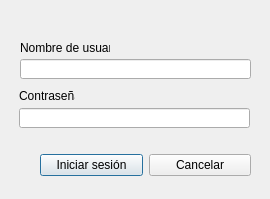
<?xml version="1.0" encoding="UTF-8"?>
<ui version="4.0">
 <class>Dialog</class>
 <widget class="QDialog" name="Dialog">
  <property name="geometry">
   <rect>
    <x>0</x>
    <y>0</y>
    <width>270</width>
    <height>199</height>
   </rect>
  </property>
  <property name="windowTitle">
   <string>DRH :: Login</string>
  </property>
  <widget class="QLabel" name="label_2">
   <property name="geometry">
    <rect>
     <x>19</x>
     <y>88</y>
     <width>56</width>
     <height>16</height>
    </rect>
   </property>
   <property name="text">
    <string>Contraseña</string>
   </property>
  </widget>
  <widget class="QLabel" name="label">
   <property name="geometry">
    <rect>
     <x>20</x>
     <y>40</y>
     <width>90</width>
     <height>16</height>
    </rect>
   </property>
   <property name="text">
    <string>Nombre de usuario</string>
   </property>
  </widget>
  <widget class="QLineEdit" name="txt_username">
   <property name="geometry">
    <rect>
     <x>20</x>
     <y>59</y>
     <width>231</width>
     <height>20</height>
    </rect>
   </property>
  </widget>
  <widget class="QLineEdit" name="txt_password">
   <property name="geometry">
    <rect>
     <x>19</x>
     <y>108</y>
     <width>231</width>
     <height>20</height>
    </rect>
   </property>
   <property name="echoMode">
    <enum>QLineEdit::Password</enum>
   </property>
  </widget>
  <widget class="QWidget" name="layoutWidget">
   <property name="geometry">
    <rect>
     <x>40</x>
     <y>150</y>
     <width>211</width>
     <height>31</height>
    </rect>
   </property>
   <layout class="QHBoxLayout" name="horizontalLayout">
    <item>
     <widget class="QPushButton" name="btn_iniciar_sesion">
      <property name="text">
       <string>Iniciar sesión</string>
      </property>
     </widget>
    </item>
    <item>
     <widget class="QPushButton" name="btn_cancelar">
      <property name="toolTip">
       <string>Salir de la aplicación</string>
      </property>
      <property name="text">
       <string>Cancelar</string>
      </property>
     </widget>
    </item>
   </layout>
  </widget>
 </widget>
 <resources/>
 <connections>
  <connection>
   <sender>btn_cancelar</sender>
   <signal>clicked()</signal>
   <receiver>Dialog</receiver>
   <slot>reject()</slot>
   <hints>
    <hint type="sourcelabel">
     <x>199</x>
     <y>165</y>
    </hint>
    <hint type="destinationlabel">
     <x>134</x>
     <y>99</y>
    </hint>
   </hints>
  </connection>
 </connections>
</ui>
